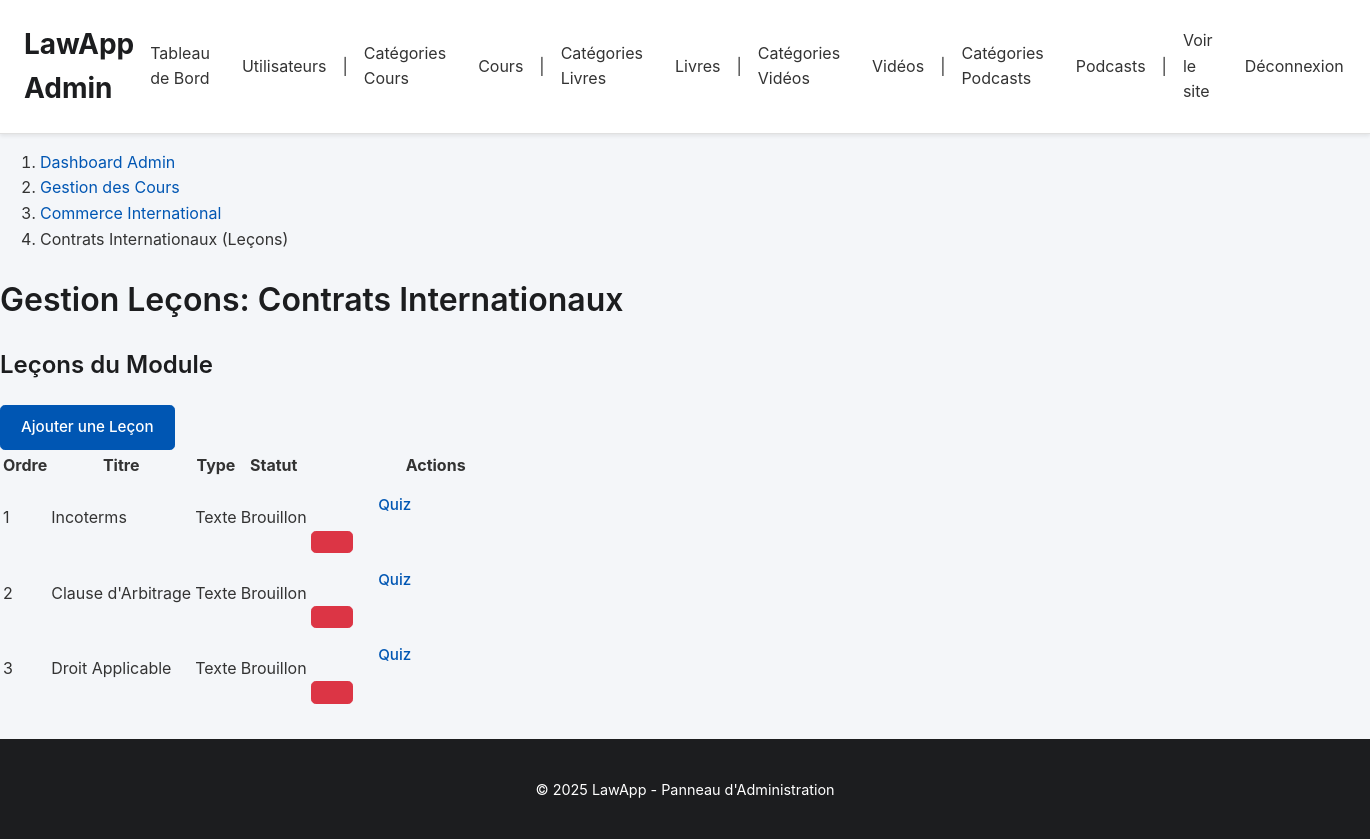
Page /admin/manage_module_contenu.php?module_id=15 on the committed database.
### tables this page shows
CREATE TABLE `modules` (
  `id` int(11) NOT NULL AUTO_INCREMENT,
  `id_cours` int(11) NOT NULL,
  `titre` varchar(255) NOT NULL,
  `description` text DEFAULT NULL,
  `ordre_affichage` int(11) DEFAULT 0,
  `statut` varchar(50) DEFAULT 'brouillon',
  `date_creation` datetime DEFAULT current_timestamp(),
  `date_mise_a_jour` datetime DEFAULT current_timestamp() ON UPDATE current_timestamp(),
  `ordre` int(11) DEFAULT 0,
  PRIMARY KEY (`id`),
  KEY `id_cours` (`id_cours`),
  CONSTRAINT `modules_ibfk_1` FOREIGN KEY (`id_cours`) REFERENCES `cours` (`id`) ON DELETE CASCADE
);

CREATE TABLE `cours` (
  `id` int(11) NOT NULL AUTO_INCREMENT,
  `titre` varchar(255) NOT NULL,
  `description` text DEFAULT NULL,
  `id_categorie` int(11) DEFAULT NULL,
  `niveau` varchar(50) DEFAULT 'debutant',
  `duree_estimee` varchar(100) DEFAULT NULL,
  `prix` decimal(10,2) DEFAULT 0.00,
  `statut` varchar(50) DEFAULT 'brouillon',
  `image_url` varchar(255) DEFAULT NULL,
  `id_createur` int(11) DEFAULT NULL,
  `date_creation` datetime DEFAULT current_timestamp(),
  `date_mise_a_jour` datetime DEFAULT current_timestamp() ON UPDATE current_timestamp(),
  `objectifs` text DEFAULT NULL,
  `prerequis` text DEFAULT NULL,
  `video_url` varchar(255) DEFAULT NULL,
  `type_contenu` enum('texte','video','quiz') DEFAULT 'texte',
  `duree` int(11) DEFAULT 0,
  PRIMARY KEY (`id`),
  KEY `id_categorie` (`id_categorie`),
  CONSTRAINT `cours_ibfk_1` FOREIGN KEY (`id_categorie`) REFERENCES `categories_cours` (`id`) ON DELETE SET NULL
);

CREATE TABLE `lecons` (
  `id` int(11) NOT NULL AUTO_INCREMENT,
  `id_module` int(11) NOT NULL,
  `titre` varchar(255) NOT NULL,
  `description` text DEFAULT NULL,
  `type_contenu` enum('texte','video','pdf','docx','mp3','mp4') DEFAULT 'texte',
  `contenu_principal` longtext DEFAULT NULL,
  `fichier_path` varchar(255) DEFAULT NULL,
  `ordre` int(11) DEFAULT 0,
  `duree_estimee` varchar(50) DEFAULT NULL,
  `statut` enum('brouillon','publie') DEFAULT 'brouillon',
  `date_creation` datetime DEFAULT current_timestamp(),
  `date_mise_a_jour` datetime DEFAULT current_timestamp() ON UPDATE current_timestamp(),
  `objectifs` text DEFAULT NULL,
  `ressources` text DEFAULT NULL,
  `fichiers_url` text DEFAULT NULL,
  `contenu` text DEFAULT NULL,
  `duree` int(11) DEFAULT 0,
  PRIMARY KEY (`id`),
  KEY `id_module` (`id_module`),
  CONSTRAINT `lecons_ibfk_1` FOREIGN KEY (`id_module`) REFERENCES `modules` (`id`) ON DELETE CASCADE
);

### admin/manage_module_contenu.php (the view, shortened to what this page needs)
<?php
require_once __DIR__ . '/admin_auth_check.php';
$module_id = filter_input(INPUT_GET, 'module_id', FILTER_VALIDATE_INT);
try {
    $sql_module = "SELECT m.id AS module_id, m.titre AS module_titre, m.id_cours, c.titre AS cours_titre
                   FROM modules m
                   JOIN cours c ON m.id_cours = c.id
                   WHERE m.id = :module_id";
    $stmt_module = $pdo->prepare($sql_module);
    $stmt_module->bindParam(':module_id', $module_id, PDO::PARAM_INT);
    $stmt_module->execute();
    $moduleInfo = $stmt_module->fetch(PDO::FETCH_ASSOC);
    $pageTitle = 'Gestion Leçons: ' . htmlspecialchars($moduleInfo['module_titre']);
    $cours_id = $moduleInfo['id_cours'];
} catch (PDOException $e) {
    error_log("Erreur récupération module/cours parent: " . $e->getMessage());
    $_SESSION['error_message'] = "Erreur lors du chargement des informations du module.";
    redirect('manage_cours.php');
}
try {
    $sql_lecons = "SELECT id, titre, type_contenu, ordre, statut
                   FROM lecons
                   WHERE id_module = :module_id
                   ORDER BY ordre ASC, date_creation ASC";
    $stmt_lecons = $pdo->prepare($sql_lecons);
    $stmt_lecons->bindParam(':module_id', $module_id, PDO::PARAM_INT);
    $stmt_lecons->execute();
    $lecons = $stmt_lecons->fetchAll(PDO::FETCH_ASSOC);
} catch (PDOException $e) {
    error_log("Erreur SQL lors du chargement des leçons: " . $e->getMessage());
    $_SESSION['error_message'] = "Erreur SQL lors du chargement des leçons: " . $e->getMessage();
    $lecons = [];
} catch (Exception $e) {
    error_log("Erreur lors du chargement des leçons: " . $e->getMessage());
    $_SESSION['error_message'] = "Erreur: " . $e->getMessage();
    $lecons = [];
}
include 'admin_header.php';
?>
<div class="container mt-4">
    <nav aria-label="breadcrumb">
        <ol class="breadcrumb">
            <li class="breadcrumb-item"><a href="admin_dashboard.php">Dashboard Admin</a></li>
            <li class="breadcrumb-item"><a href="manage_cours.php">Gestion des Cours</a></li>
            <li class="breadcrumb-item"><a href="manage_cours_contenu.php?cours_id=<?php echo $cours_id; ?>"><?php echo htmlspecialchars($moduleInfo['cours_titre']); ?></a></li>
            <li class="breadcrumb-item active" aria-current="page"><?php echo htmlspecialchars($moduleInfo['module_titre']); ?> (Leçons)</li>
        </ol>
    </nav>
    <h1 class="mb-4"><?php echo $pageTitle; ?></h1>
    <div class="card">
        <div class="card-header d-flex justify-content-between align-items-center">
            <h2 class="h5 mb-0">Leçons du Module</h2>
             <a href="lecon_form.php?module_id=<?php echo $module_id; ?>" class="btn btn-primary btn-sm">
                <i class="fas fa-plus"></i> Ajouter une Leçon
            </a>
        </div>
        <div class="card-body">
            <?php if (empty($lecons)): ?>
                <p class="text-center">Aucune leçon n'a encore été ajoutée à ce module.</p>
            <?php else: ?>
                <table class="table table-striped table-hover table-bordered">
                    <thead class="table-dark">
                        <tr>
                            <th>Ordre</th>
                            <th>Titre</th>
                            <th>Type</th>
                            <th>Statut</th>
                            <th class="text-center" style="width: 250px;">Actions</th>
                        </tr>
                    </thead>
                    <tbody>
                        <?php foreach ($lecons as $lecon): ?>
                            <tr>
                                <td><?php echo (int)$lecon['ordre']; ?></td>
                                <td><?php echo htmlspecialchars($lecon['titre']); ?></td>
                                <td><?php echo htmlspecialchars(ucfirst($lecon['type_contenu'])); ?></td>
                                <td>
                                     <span class="badge bg-<?php echo $lecon['statut'] === 'publie' ? 'success' : 'secondary'; ?>">
                                        <?php echo ucfirst(htmlspecialchars($lecon['statut'])); ?>
                                    </span>
                                </td>
                                <td class="text-center">
                                    <a href="lecon_form.php?id=<?php echo $lecon['id']; ?>&module_id=<?php echo $module_id; ?>" class="btn btn-sm btn-warning me-1" title="Modifier">
                                    </a>
                                    <a href="manage_lecon_quiz.php?lecon_id=<?php echo $lecon['id']; ?>" class="btn btn-sm btn-info me-1" title="Gérer les Quiz de cette leçon">
                                        <i class="fas fa-question-circle"></i> Quiz
                                    </a>
                                    <form action="lecon_actions.php" method="POST" class="d-inline" onsubmit="return confirm('Êtes-vous sûr de vouloir supprimer cette leçon ? Cette action est irréversible.');">
                                        <button type="submit" class="btn btn-sm btn-danger" title="Supprimer">
                                        </button>
                                    </form>
                                </td>
                            </tr>
                        <?php endforeach; ?>
                    </tbody>
                </table>
            <?php endif; ?>
        </div>
    </div>
</div>
<?php include 'admin_footer.php'; ?>

### admin/css/admin_style.css (style rules this page uses)
:root { --admin-bg-color: #f4f6f9; --admin-text-color: #333; --admin-primary-color: #0056b3; --admin-primary-hover-color: #004085; --admin-header-bg-color: #ffffff; --admin-header-text-color: #333; --admin-nav-link-color: #333; --admin-nav-link-hover-color: var(--admin-primary-color); --admin-section-bg-color: #ffffff; --admin-border-color: #e0e0e0; --admin-heading-color: #1c1d1f; --admin-button-bg-color: var(--admin-primary-color); --admin-button-text-color: #ffffff; --admin-button-hover-bg-color: var(--admin-primary-hover-color); --admin-link-color: var(--admin-primary-color); --admin-link-hover-color: var(--admin-primary-hover-color); --admin-card-shadow: 0 4px 8px rgba(0,0,0,0.05); --admin-font-family-sans-serif: -apple-system, BlinkMacSystemFont, "Segoe UI", Roboto, "Helvetica Neue", Arial, sans-serif, "Apple Color Emoji", "Segoe UI Emoji", "Segoe UI Symbol"; --admin-table-header-bg: #f3f4f6; --admin-table-border-color: #d1d5db; --admin-primary-color-rgb-tuple: 0,86,179; }
body { font-family: var(--admin-font-family-sans-serif); margin: 0; background-color: var(--admin-bg-color); color: var(--admin-text-color); display: flex; flex-direction: column; min-height: 100vh; line-height: 1.6; }
h1, h2, h3, h4, h5, h6 { color: var(--admin-heading-color); font-weight: 600; }
a { color: var(--admin-link-color); text-decoration: none; transition: color 0.2s ease-in-out; }
.btn { display: inline-block; padding: 0.65rem 1.25rem; font-size: 0.95rem; font-weight: 500; line-height: 1.5; text-align: center; text-decoration: none; vertical-align: middle; cursor: pointer; user-select: none; border: 1px solid transparent; border-radius: 0.3rem; transition: color .15s ease-in-out,background-color .15s ease-in-out,border-color .15s ease-in-out,box-shadow .15s ease-in-out; }
.btn-primary { color: var(--admin-button-text-color); background-color: var(--admin-button-bg-color); border-color: var(--admin-button-bg-color); }
.btn-danger { color: #fff; background-color: #dc3545; border-color: #dc3545; }

### rows in the picture
modules: id_cours.titre "Commerce International", titre "Contrats Internationaux", titre "Gestion Leçons: Contrats Internationaux"
lecons: ordre "1", titre "Incoterms", type_contenu "Texte", statut "Brouillon"
lecons: ordre "2", titre "Clause d'Arbitrage", type_contenu "Texte", statut "Brouillon"
lecons: ordre "3", titre "Droit Applicable", type_contenu "Texte", statut "Brouillon"
